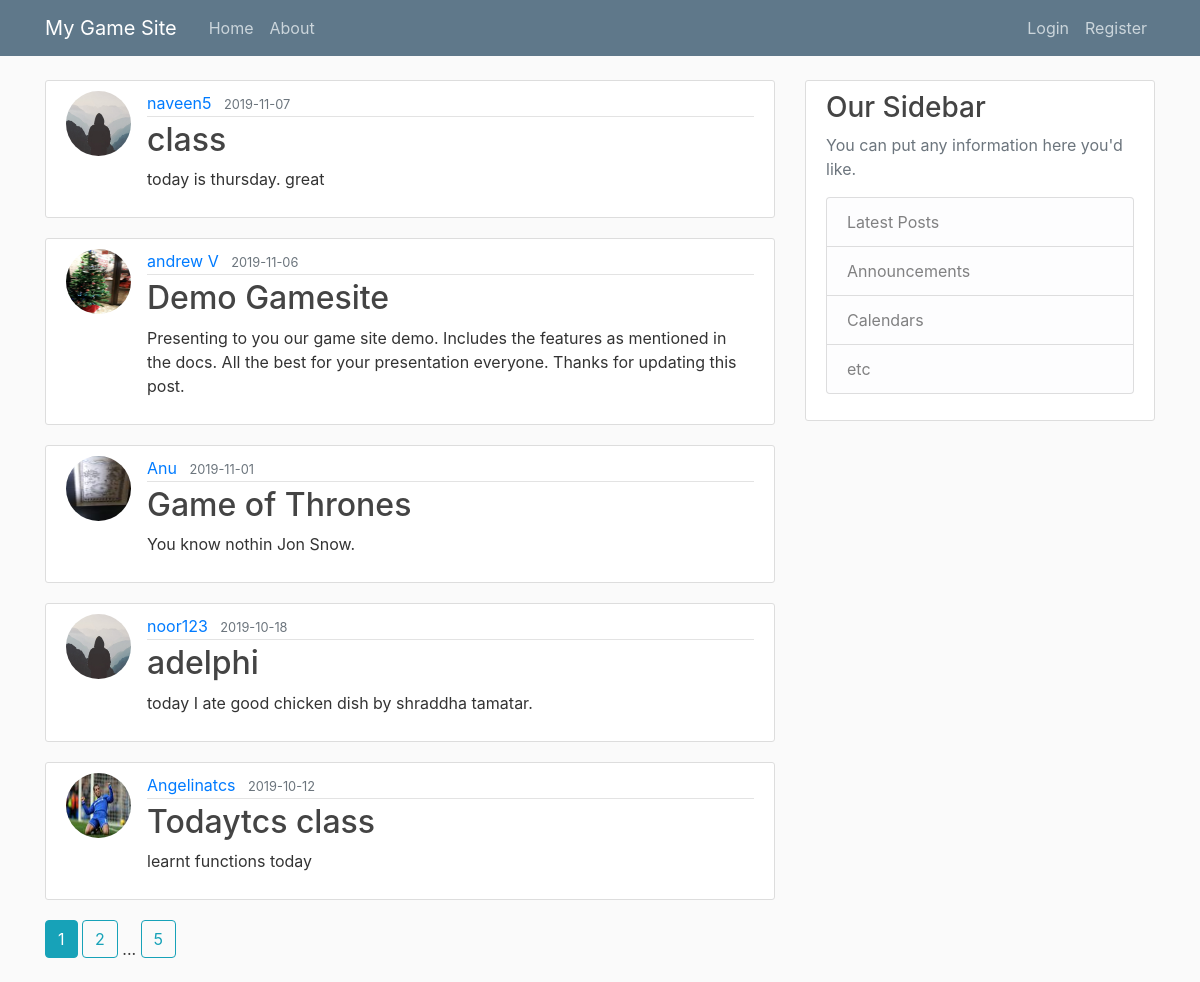
The page /home on the database its author committed.
### mygamesite/models.py (models this page shows, shortened)
class Post(db.Model):
    id = db.Column(db.Integer, primary_key=True)
    title = db.Column(db.String(100), nullable=False)
    date_posted = db.Column(db.DateTime, nullable=False, default=datetime.utcnow)
    content = db.Column(db.Text, nullable=False)
    user_id = db.Column(db.Integer, db.ForeignKey('user.id'), nullable=False)

class User(db.Model, UserMixin):
    id = db.Column(db.Integer, primary_key=True)
    username = db.Column(db.String(20), unique=True, nullable=False)
    email = db.Column(db.String(120), unique=True, nullable=False)
    image_file = db.Column(db.String(20), nullable=False, default='default.jpg')
    password = db.Column(db.String(60), nullable=False)
    posts = db.relationship('Post', backref='author', lazy=True)

### mygamesite/routes.py (the view)
@app.route("/")
@app.route("/home")
def home():
    page = request.args.get('page', 1, type=int)
    posts = Post.query.order_by(Post.date_posted.desc()).paginate(page=page, per_page=5)
    return render_template('home.html', posts=posts)

### mygamesite/templates/home.html
{% extends "layout.html" %}
{% block content %}
    {% for post in posts.items %}
        <article class="media content-section">
          <img class="rounded-circle article-img" src="{{ url_for('static', filename='profile_pics/' + post.author.image_file) }}">
          <div class="media-body">
            <div class="article-metadata">
              <a class="mr-2" href="{{ url_for('user_posts', username=post.author.username) }}">{{ post.author.username }}</a>
              <small class="text-muted">{{ post.date_posted.strftime('%Y-%m-%d') }}</small>
            </div>
            <h2><a class="article-title" href="{{ url_for('post', post_id=post.id) }}">{{ post.title }}</a></h2>
            <p class="article-content">{{ post.content }}</p>
          </div>
        </article>
    {% endfor %}
    {% for page_num in posts.iter_pages(left_edge=1, right_edge=1, left_current=1, right_current=2) %}
      {% if page_num %}
        {% if posts.page == page_num %}
          <a class="btn btn-info mb-4" href="{{ url_for('home', page=page_num) }}">{{ page_num }}</a>
        {% else %}
          <a class="btn btn-outline-info mb-4" href="{{ url_for('home', page=page_num) }}">{{ page_num }}</a>
        {% endif %}
      {% else %}
        ...
      {% endif %}
    {% endfor %}
{% endblock content %}

### mygamesite/templates/layout.html (shortened to what this page needs)
<!DOCTYPE html>
<html lang="en">
<head>
    <link rel="stylesheet" href="https://maxcdn.bootstrapcdn.com/bootstrap/4.0.0/css/bootstrap.min.css">
    <link rel="stylesheet" type="text/css" href="{{ url_for('static', filename='main.css') }}">
</head>
<body>
    <header class="site-header">
      <nav class="navbar navbar-expand-md navbar-dark bg-steel fixed-top">
        <div class="container">
          <a class="navbar-brand mr-4" href="/">My Game Site</a>
          <div class="collapse navbar-collapse" id="navbarToggle">
            <div class="navbar-nav mr-auto">
              <a class="nav-item nav-link" href="{{ url_for('home') }}">Home</a>
              <a class="nav-item nav-link" href="{{ url_for('about') }}">About</a>
            </div>
            <div class="navbar-nav">
              {% if current_user.is_authenticated %}
                <a class="nav-item nav-link" href="{{ url_for('new_post') }}">New Post</a>
                <a class="nav-item nav-link" href="{{ url_for('account') }}">Account</a>
                <a class="nav-item nav-link" href="{{ url_for('logout') }}">Logout</a>
              {% else %}
                <a class="nav-item nav-link" href="{{ url_for('login') }}">Login</a>
                <a class="nav-item nav-link" href="{{ url_for('register') }}">Register</a>
              {% endif %}
            </div>
          </div>
        </div>
      </nav>
    </header>
    <main role="main" class="container">
      <div class="row">
        <div class="col-md-8">
          {% block content %}{% endblock %}
        </div>
        <div class="col-md-4">
          <div class="content-section">
            <h3>Our Sidebar</h3>
            <p class='text-muted'>You can put any information here you'd like.
              <ul class="list-group">
                <li class="list-group-item list-group-item-light">Latest Posts</li>
                <li class="list-group-item list-group-item-light">Announcements</li>
                <li class="list-group-item list-group-item-light">Calendars</li>
                <li class="list-group-item list-group-item-light">etc</li>
              </ul>
            </p>
          </div>
        </div>
      </div>
    </main>
</body>
</html>

### mygamesite/static/main.css (style rules this page uses)
body { background: #fafafa; color: #333333; margin-top: 5rem; }
h1, h2, h3, h4, h5, h6 { color: #444444; }
.bg-steel { background-color: #5f788a; }
.site-header .navbar-nav .nav-link { color: #cbd5db; }
.content-section { background: #ffffff; padding: 10px 20px; border: 1px solid #dddddd; border-radius: 3px; margin-bottom: 20px; }
.article-title { color: #444444; }
.article-content { white-space: pre-line; }
.article-img { height: 65px; width: 65px; margin-right: 16px; }
.article-metadata { padding-bottom: 1px; margin-bottom: 4px; border-bottom: 1px solid #e3e3e3 }

### rows shown on the page
Post: image_file (placeholder picture), author.username "naveen5", date_posted "2019-11-07", title "class", content "today is thursday. great"
Post: image_file (picture), author.username "andrew V", date_posted "2019-11-06", title "Demo Gamesite", content "Presenting to you our game site demo. Includes the features as mentioned in the docs. All the best for your presentation everyone. Thanks for updating this post."
Post: image_file (picture), author.username "Anu", date_posted "2019-11-01", title "Game of Thrones", content "You know nothin Jon Snow."
Post: image_file (placeholder picture), author.username "noor123", date_posted "2019-10-18", title "adelphi", content "today I ate good chicken dish by shraddha tamatar."
Post: image_file (picture), author.username "Angelinatcs", date_posted "2019-10-12", title "Todaytcs class", content "learnt functions today"

### other values the page prints
{{ page_num }} "1"
{{ page_num }} "2" "5"
